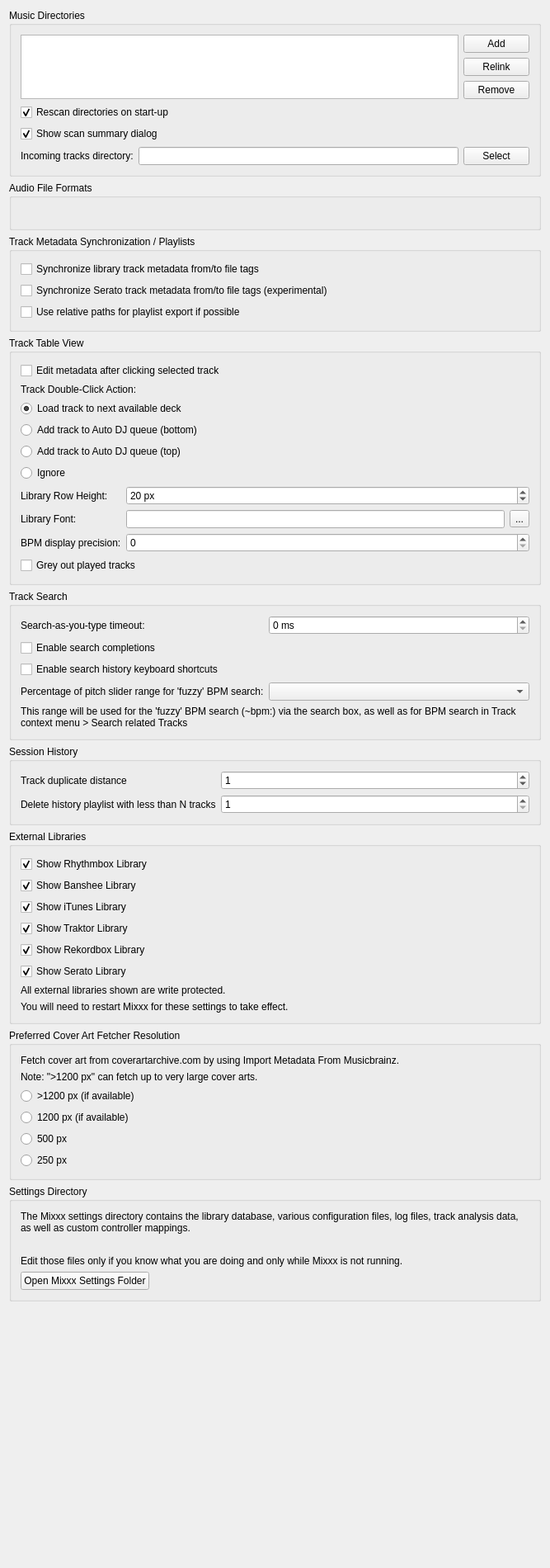
<?xml version="1.0" encoding="UTF-8"?>
<ui version="4.0">
 <class>DlgPrefLibraryDlg</class>
 <widget class="QWidget" name="DlgPrefLibraryDlg">
  <property name="geometry">
   <rect>
    <x>0</x>
    <y>0</y>
    <width>667</width>
    <height>1900</height>
   </rect>
  </property>
  <property name="windowTitle">
   <string notr="true">Library Preferences</string>
  </property>
  <layout class="QVBoxLayout" name="verticalLayout">

   <item>
    <widget class="QGroupBox" name="groupBox_MusicDirectories">
     <property name="title">
      <string>Music Directories</string>
     </property>
     <layout class="QGridLayout" name="gridLayout_music_directories">

      <item row="0" column="0" rowspan="3">
       <widget class="QListView" name="dirList">
        <property name="editTriggers">
         <set>QAbstractItemView::NoEditTriggers</set>
        </property>
        <property name="iconSize">
         <size>
          <width>16</width>
          <height>16</height>
         </size>
        </property>
        <property name="uniformItemSizes">
         <bool>true</bool>
        </property>
       </widget>
      </item>

      <item row="0" column="1">
       <widget class="QPushButton" name="pushButton_add_dir">
        <property name="font">
         <font/>
        </property>
        <property name="toolTip">
         <string>Add a directory where your music is stored. Mixxx will watch this directory and its subdirectories for new tracks.</string>
        </property>
        <property name="text">
         <string>Add</string>
        </property>
       </widget>
      </item>

      <item row="1" column="1">
       <widget class="QPushButton" name="pushButton_relocate_dir">
        <property name="toolTip">
         <string>If an existing music directory is moved, Mixxx doesn't know where to find the audio files in it. Choose Relink to select the music directory in its new location. &lt;br/&gt; This will re-establish the links to the audio files in the Mixxx library.</string>
        </property>
        <property name="text">
         <string extracomment="This will re-establish the links to the audio files in the Mixxx database if you move an music directory to a new location.">Relink</string>
        </property>
       </widget>
      </item>

      <item row="2" column="1">
       <widget class="QPushButton" name="pushButton_remove_dir">
        <property name="font">
         <font/>
        </property>
        <property name="toolTip">
         <string>If removed, Mixxx will no longer watch this directory and its subdirectories for new tracks.</string>
        </property>
        <property name="text">
         <string>Remove</string>
        </property>
       </widget>
      </item>

      <item row="3" column="0" colspan="2">
       <widget class="QCheckBox" name="checkBox_library_scan">
        <property name="text">
         <string>Rescan directories on start-up</string>
        </property>
        <property name="checked">
         <bool>true</bool>
        </property>
       </widget>
      </item>

      <item row="4" column="0" colspan="2">
       <widget class="QCheckBox" name="checkBox_library_scan_summary">
        <property name="text">
         <string>Show scan summary dialog</string>
        </property>
        <property name="checked">
         <bool>true</bool>
        </property>
       </widget>
      </item>

      <item row="5" column="0">
       <layout class="QHBoxLayout" name="horizontalLayout">
        <item>
         <widget class="QLabel" name="label_incomming">
          <property name="text">
           <string>Incoming tracks directory:</string>
          </property>
         </widget>
        </item>
        <item>
         <widget class="QLineEdit" name="lineEdit_incomming">
          <property name="readOnly">
           <bool>true</bool>
          </property>
         </widget>
        </item>
       </layout>
      </item>

      <item row="5" column="1">
       <widget class="QPushButton" name="pushButton_incomming">
        <property name="text">
         <string>Select</string>
        </property>
       </widget>
      </item>

     </layout>
    </widget>
   </item>

   <item>
    <widget class="QGroupBox" name="groupBox_AudioFileFormats">
     <property name="title">
      <string>Audio File Formats</string>
     </property>
     <property name="flat">
      <bool>false</bool>
     </property>
     <layout class="QGridLayout" name="gridLayout_audio_formats">
      <item row="0" column="0">
       <widget class="QLabel" name="builtInFormats">
        <property name="text">
         <string/>
        </property>
        <property name="wordWrap">
         <bool>true</bool>
        </property>
       </widget>
      </item>
     </layout>
    </widget>
   </item>

   <item>
    <widget class="QGroupBox" name="groupBox_AudioFileTags">
     <property name="title">
      <string>Track Metadata Synchronization / Playlists</string>
     </property>
     <layout class="QGridLayout" name="gridLayout_metadata">
      <item row="0" column="0" colspan="2">
       <widget class="QCheckBox" name="checkBox_sync_track_metadata">
        <property name="toolTip">
         <string>Automatically write modified track metadata from the library into file tags and reimport metadata from updated file tags into the library</string>
        </property>
        <property name="text">
         <string>Synchronize library track metadata from/to file tags</string>
        </property>
       </widget>
      </item>

      <item row="1" column="0">
       <widget class="QCheckBox" name="checkBox_serato_metadata_export">
        <property name="toolTip">
         <string>Keeps track color, beat grid, bpm lock, cue points, and loops synchronized with SERATO_MARKERS/MARKERS2 file tags.&lt;br/&gt;&lt;br/&gt;WARNING: Enabling this option also enables the reimport of Serato metadata after files have been modified outside of Mixxx. On reimport existing metadata in Mixxx is replaced with the metadata found in file tags. Custom metadata not included in file tags like loop colors is lost.</string>
        </property>
        <property name="text">
         <string>Synchronize Serato track metadata from/to file tags (experimental)</string>
        </property>
       </widget>
      </item>

      <item row="2" column="0" colspan="2">
       <widget class="QCheckBox" name="checkBox_use_relative_path">
        <property name="text">
         <string>Use relative paths for playlist export if possible</string>
        </property>
       </widget>
      </item>
     </layout>
    </widget>
   </item>

   <item>
    <widget class="QGroupBox" name="groupBox_TrackTableView">
     <property name="title">
      <string>Track Table View</string>
     </property>
     <layout class="QGridLayout" name="gridLayout_track_table_view">

      <item row="1" column="0" colspan="3">
       <widget class="QCheckBox" name="checkBox_edit_metadata_selected_clicked">
        <property name="text">
         <string>Edit metadata after clicking selected track</string>
        </property>
       </widget>
      </item>

      <item row="2" column="0" colspan="3">
       <widget class="QLabel" name="label_doubeClickAction">
        <property name="text">
         <string>Track Double-Click Action:</string>
        </property>
        <property name="alignment">
         <set>Qt::AlignLeft|Qt::AlignVCenter</set>
        </property>
       </widget>
      </item>

      <item row="3" column="0" colspan="3">
       <widget class="QRadioButton" name="radioButton_dbclick_deck">
        <property name="text">
         <string>Load track to next available deck</string>
        </property>
        <property name="checked">
         <bool>true</bool>
        </property>
       </widget>
      </item>
      <item row="4" column="0" colspan="3">
       <widget class="QRadioButton" name="radioButton_dbclick_bottom">
        <property name="text">
         <string>Add track to Auto DJ queue (bottom)</string>
        </property>
       </widget>
      </item>
      <item row="5" column="0" colspan="3">
       <widget class="QRadioButton" name="radioButton_dbclick_top">
        <property name="text">
         <string>Add track to Auto DJ queue (top)</string>
        </property>
       </widget>
      </item>
      <item row="6" column="0" colspan="3">
       <widget class="QRadioButton" name="radioButton_dbclick_ignore">
        <property name="text">
         <string>Ignore</string>
        </property>
       </widget>
      </item>

      <item row="7" column="0">
       <widget class="QLabel" name="label_rowHeight">
        <property name="text">
         <string>Library Row Height:</string>
        </property>
        <property name="alignment">
         <set>Qt::AlignLeft|Qt::AlignVCenter</set>
        </property>
       </widget>
      </item>
      <item row="7" column="1" colspan="2">
       <widget class="QSpinBox" name="spinBox_row_height">
        <property name="suffix">
         <string> px</string>
        </property>
        <property name="minimum">
         <number>5</number>
        </property>
        <property name="maximum">
         <number>100</number>
        </property>
        <property name="value">
         <number>20</number>
        </property>
       </widget>
      </item>

      <item row="8" column="0">
       <widget class="QLabel" name="label_libraryFont">
        <property name="text">
         <string>Library Font:</string>
        </property>
        <property name="alignment">
         <set>Qt::AlignLeft|Qt::AlignVCenter</set>
        </property>
       </widget>
      </item>
      <item row="8" column="1">
       <widget class="QLineEdit" name="lineEdit_library_font">
        <property name="readOnly">
         <bool>true</bool>
        </property>
       </widget>
      </item>
      <item row="8" column="2">
       <widget class="QToolButton" name="btn_library_font">
        <property name="text">
         <string>...</string>
        </property>
       </widget>
      </item>

      <item row="9" column="0">
       <widget class="QLabel" name="label_bpm_precision">
        <property name="text">
         <string>BPM display precision:</string>
        </property>
        <property name="alignment">
         <set>Qt::AlignLeft|Qt::AlignVCenter</set>
        </property>
       </widget>
      </item>
      <item row="9" column="1" colspan="2">
       <widget class="QSpinBox" name="spinbox_bpm_precision"/>
      </item>

      <item row="10" column="0" colspan="3">
       <widget class="QCheckBox" name="checkbox_played_track_color">
        <property name="text">
         <string>Grey out played tracks</string>
        </property>
       </widget>
      </item>

     </layout>
    </widget>
   </item><!-- Track Table View -->

   <item>
    <widget class="QGroupBox" name="groupBox_Search">
     <property name="title">
      <string>Track Search</string>
     </property>
     <layout class="QGridLayout" name="gridLayout_search">

      <item row="0" column="0">
       <widget class="QLabel" name="label_searchDebouncingTimeout">
        <property name="text">
         <string>Search-as-you-type timeout:</string>
        </property>
        <property name="alignment">
         <set>Qt::AlignLeft|Qt::AlignVCenter</set>
        </property>
       </widget>
      </item>
      <item row="0" column="1" colspan="2">
       <widget class="QSpinBox" name="spinBox_search_debouncing_timeout">
        <property name="suffix">
         <string> ms</string>
        </property>
       </widget>
      </item>

      <item row="1" column="0" colspan="3">
       <widget class="QCheckBox" name="checkBox_enable_search_completions">
        <property name="text">
         <string>Enable search completions</string>
        </property>
       </widget>
      </item>

      <item row="2" column="0" colspan="3">
       <widget class="QCheckBox" name="checkBox_enable_search_history_shortcuts">
        <property name="text">
         <string>Enable search history keyboard shortcuts</string>
        </property>
       </widget>
      </item>

      <item row="3" column="0">
       <widget class="QLabel" name="label_searchBpmFuzzyRange">
        <property name="text">
         <string>Percentage of pitch slider range for 'fuzzy' BPM search:</string>
        </property>
        <property name="alignment">
         <set>Qt::AlignLeft|Qt::AlignVCenter</set>
        </property>
        <property name="buddy">
         <cstring>comboBox_search_bpm_fuzzy_range</cstring>
        </property>
       </widget>
      </item>
      <item row="3" column="1" colspan="2">
       <widget class="QComboBox" name="comboBox_search_bpm_fuzzy_range"/>
      </item>
      <item row="4" column="0" colspan="3">
       <widget class="QLabel" name="label_searchBpmFuzzyRangeInfo">
        <property name="text">
         <string>This range will be used for the 'fuzzy' BPM search (~bpm:) via the search box, as well as for BPM search in Track context menu &gt; Search related Tracks</string>
        </property>
        <property name="wordWrap">
         <bool>true</bool>
        </property>
       </widget>
      </item>

     </layout>
    </widget>
   </item><!-- Search box -->

   <item>
    <widget class="QGroupBox" name="groupBox_History">
     <property name="title">
      <string>Session History</string>
     </property>
     <layout class="QGridLayout" name="gridLayout_history">

      <item row="1" column="0">
       <widget class="QLabel" name="label_history_track_duplicate_distance">
        <property name="text">
         <string>Track duplicate distance</string>
        </property>
        <property name="alignment">
         <set>Qt::AlignLeft|Qt::AlignVCenter</set>
        </property>
        <property name="wordWrap">
         <bool>true</bool>
        </property>
       </widget>
      </item>
      <item row="1" column="1" colspan="2">
       <widget class="QSpinBox" name="spinbox_history_track_duplicate_distance">
        <property name="toolTip">
         <string>When playing a track again log it to the session history only if more than N other tracks have been played in the meantime</string>
        </property>
        <property name="minimum">
         <number>0</number>
        </property>
        <property name="maximum">
         <number>99</number>
        </property>
        <property name="value">
         <number>1</number>
        </property>
       </widget>
      </item>

      <item row="2" column="0">
       <widget class="QLabel" name="label_history_cleanup">
        <property name="toolTip">
         <string>History playlist with less than N tracks will be deleted&lt;br/&gt;&lt;br/&gt;Note: the cleanup will be performed during startup and shutdown of Mixxx.</string>
        </property>
        <property name="text">
         <string>Delete history playlist with less than N tracks</string>
        </property>
        <property name="alignment">
         <set>Qt::AlignLeft|Qt::AlignVCenter</set>
        </property>
       </widget>
      </item>
      <item row="2" column="1" colspan="2">
       <widget class="QSpinBox" name="spinbox_history_min_tracks_to_keep">
        <property name="minimum">
         <number>1</number>
        </property>
        <property name="maximum">
         <number>99</number>
        </property>
        <property name="value">
         <number>1</number>
        </property>
       </widget>
      </item>

     </layout>
    </widget>
   </item><!-- History -->

   <item>
    <widget class="QGroupBox" name="groupBox_external_libraries">
     <property name="title">
      <string>External Libraries</string>
     </property>
     <layout class="QGridLayout" name="gridLayout_external_libraries">
      <item row="0" column="0">
       <widget class="QCheckBox" name="checkBox_show_rhythmbox">
        <property name="text">
         <string>Show Rhythmbox Library</string>
        </property>
        <property name="checked">
         <bool>true</bool>
        </property>
       </widget>
      </item>
      <item row="1" column="0">
       <widget class="QCheckBox" name="checkBox_show_banshee">
        <property name="text">
         <string>Show Banshee Library</string>
        </property>
        <property name="checked">
         <bool>true</bool>
        </property>
       </widget>
      </item>
      <item row="2" column="0">
       <widget class="QCheckBox" name="checkBox_show_itunes">
        <property name="text">
         <string>Show iTunes Library</string>
        </property>
        <property name="checked">
         <bool>true</bool>
        </property>
       </widget>
      </item>
      <item row="3" column="0">
       <widget class="QCheckBox" name="checkBox_show_traktor">
        <property name="text">
         <string>Show Traktor Library</string>
        </property>
        <property name="checked">
         <bool>true</bool>
        </property>
       </widget>
      </item>
      <item row="4" column="0">
       <widget class="QCheckBox" name="checkBox_show_rekordbox">
        <property name="text">
         <string>Show Rekordbox Library</string>
        </property>
        <property name="checked">
         <bool>true</bool>
        </property>
       </widget>
      </item>
      <item row="5" column="0">
       <widget class="QCheckBox" name="checkBox_show_serato">
        <property name="text">
         <string>Show Serato Library</string>
        </property>
        <property name="checked">
         <bool>true</bool>
        </property>
       </widget>
      </item>
      <item row="6" column="0">
       <widget class="QLabel" name="label_4">
        <property name="text">
         <string>All external libraries shown are write protected.</string>
        </property>
        <property name="wordWrap">
         <bool>true</bool>
        </property>
        <property name="topMargin" stdset="0">
         <number>10</number>
        </property>
       </widget>
      </item>
      <item row="7" column="0">
       <widget class="QLabel" name="label_11">
        <property name="text">
         <string>You will need to restart Mixxx for these settings to take effect.</string>
        </property>
        <property name="wordWrap">
         <bool>true</bool>
        </property>
       </widget>
      </item>
     </layout>
    </widget>
   </item>

   <item>
    <widget class="QGroupBox" name="groupBox_cover_art_fetcher">
     <property name="title">
      <string>Preferred Cover Art Fetcher Resolution</string>
     </property>
     <layout class="QGridLayout" name="gridLayout_cover_art_fetcher">
      <item row="0" column="0">
       <widget class="QLabel" name="label_12">
        <property name="text">
         <string>Fetch cover art from coverartarchive.com by using Import Metadata From Musicbrainz.</string>
        </property>
        <property name="wordWrap">
         <bool>true</bool>
        </property>
       </widget>
      </item>
      <item row="1" column="0">
       <widget class="QLabel" name="label_13">
        <property name="text">
         <string>Note: &quot;&gt;1200 px&quot; can fetch up to very large cover arts.</string>
        </property>
        <property name="wordWrap">
         <bool>true</bool>
        </property>
       </widget>
      </item>
      <item row="2" column="0">
       <widget class="QRadioButton" name="radioButton_cover_art_fetcher_highest">
        <property name="text">
         <string>&gt;1200 px (if available)</string>
        </property>
        <property name="checked">
         <bool>false</bool>
        </property>
       </widget>
      </item>
      <item row="3" column="0">
       <widget class="QRadioButton" name="radioButton_cover_art_fetcher_high">
        <property name="text">
         <string>1200 px (if available)</string>
        </property>
        <property name="checked">
         <bool>false</bool>
        </property>
       </widget>
      </item>
      <item row="4" column="0">
       <widget class="QRadioButton" name="radioButton_cover_art_fetcher_medium">
        <property name="text">
         <string>500 px</string>
        </property>
        <property name="checked">
         <bool>false</bool>
        </property>
       </widget>
      </item>
      <item row="5" column="0">
       <widget class="QRadioButton" name="radioButton_cover_art_fetcher_lowest">
        <property name="text">
         <string>250 px</string>
        </property>
        <property name="checked">
         <bool>false</bool>
        </property>
       </widget>
      </item>
     </layout>
    </widget>
   </item>

   <item>
    <widget class="QGroupBox" name="groupBox_settingsDir">
     <property name="title">
      <string>Settings Directory</string>
     </property>
     <layout class="QVBoxLayout" name="vlayout_settingsDir">
      <item>
       <widget class="QLabel" name="label_settingsDir">
        <property name="text">
         <string>The Mixxx settings directory contains the library database, various configuration files, log files, track analysis data, as well as custom controller mappings.</string>
        </property>
        <property name="wordWrap">
         <bool>true</bool>
        </property>
       </widget>
      </item>
      <item>
       <widget class="QLabel" name="label_settingsManualLink">
        <property name="text">
         <string/>
        </property>
        <property name="wordWrap">
         <bool>true</bool>
        </property>
        <property name="openExternalLinks">
         <bool>true</bool>
        </property>
       </widget>
      </item>
      <item>
       <widget class="QLabel" name="label_settingsWarning">
        <property name="text">
         <string>Edit those files only if you know what you are doing and only while Mixxx is not running.</string>
        </property>
        <property name="wordWrap">
         <bool>true</bool>
        </property>
       </widget>
      </item>
      <item>
       <widget class="QPushButton" name="pushButton_open_settings_dir">
        <property name="sizePolicy">
         <sizepolicy hsizetype="Fixed" vsizetype="Fixed">
          <horstretch>0</horstretch>
          <verstretch>0</verstretch>
         </sizepolicy>
        </property>
        <property name="text">
         <string>Open Mixxx Settings Folder</string>
        </property>
       </widget>
      </item>
     </layout>
    </widget>
   </item>
   <item>
    <spacer name="verticalSpacer">
     <property name="orientation">
      <enum>Qt::Vertical</enum>
     </property>
     <property name="sizeHint" stdset="0">
      <size>
       <width>20</width>
       <height>40</height>
      </size>
     </property>
    </spacer>
   </item>
  </layout>
 </widget>
 <layoutdefault spacing="6" margin="11"/>
 <tabstops>
  <tabstop>dirList</tabstop>
  <tabstop>pushButton_add_dir</tabstop>
  <tabstop>pushButton_relocate_dir</tabstop>
  <tabstop>pushButton_remove_dir</tabstop>
  <tabstop>checkBox_library_scan</tabstop>
  <tabstop>checkBox_library_scan_summary</tabstop>
  <tabstop>checkBox_sync_track_metadata</tabstop>
  <tabstop>checkBox_serato_metadata_export</tabstop>
  <tabstop>checkBox_use_relative_path</tabstop>
  <tabstop>checkBox_edit_metadata_selected_clicked</tabstop>
  <tabstop>radioButton_dbclick_deck</tabstop>
  <tabstop>radioButton_dbclick_bottom</tabstop>
  <tabstop>radioButton_dbclick_top</tabstop>
  <tabstop>radioButton_dbclick_ignore</tabstop>
  <tabstop>spinBox_row_height</tabstop>
  <tabstop>btn_library_font</tabstop>
  <tabstop>spinbox_bpm_precision</tabstop>
  <tabstop>checkbox_played_track_color</tabstop>
  <tabstop>spinBox_search_debouncing_timeout</tabstop>
  <tabstop>checkBox_enable_search_completions</tabstop>
  <tabstop>checkBox_enable_search_history_shortcuts</tabstop>
  <tabstop>comboBox_search_bpm_fuzzy_range</tabstop>
  <tabstop>spinbox_history_track_duplicate_distance</tabstop>
  <tabstop>spinbox_history_min_tracks_to_keep</tabstop>
  <tabstop>checkBox_show_rhythmbox</tabstop>
  <tabstop>checkBox_show_banshee</tabstop>
  <tabstop>checkBox_show_itunes</tabstop>
  <tabstop>checkBox_show_traktor</tabstop>
  <tabstop>checkBox_show_rekordbox</tabstop>
  <tabstop>checkBox_show_serato</tabstop>
  <tabstop>radioButton_cover_art_fetcher_highest</tabstop>
  <tabstop>radioButton_cover_art_fetcher_high</tabstop>
  <tabstop>radioButton_cover_art_fetcher_medium</tabstop>
  <tabstop>radioButton_cover_art_fetcher_lowest</tabstop>
  <tabstop>pushButton_open_settings_dir</tabstop>
 </tabstops>
 <resources/>
 <connections/>
</ui>
